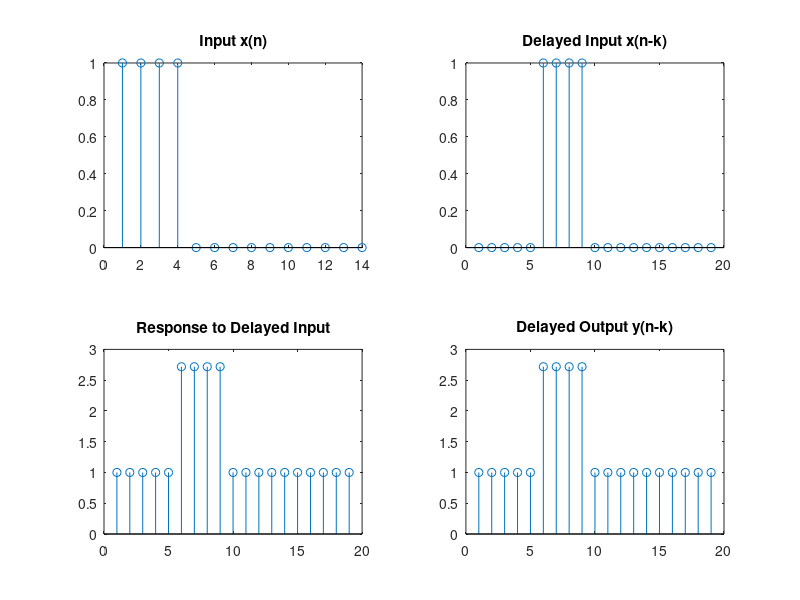

Reproduce this figure in MATLAB.
% PRACTICAL 4.3: Verify Time Invariance of a System, y(n) = exp(x(n))
clc;
clear;
close all;
x = [1, 1, 1, 1];
x1 = [x, zeros(1, 10)];
k = input('Enter the shift value: ');

% Delay the input first, then apply the system: T(x(n-k))
x_delayed = [zeros(1, k), x1];
y_input_delayed = exp(x_delayed);

% Apply the system first, then delay the output: y(n-k)
% (the system maps 0 to exp(0) = 1, so the delayed part is ones)
y_output_delayed = [exp(zeros(1, k)), exp(x1)];

subplot(2,2,1); stem(x1);
title('Input x(n)');
subplot(2,2,2); stem(x_delayed);
title('Delayed Input x(n-k)');
subplot(2,2,3); stem(y_input_delayed);
title('Response to Delayed Input');
subplot(2,2,4); stem(y_output_delayed);
title('Delayed Output y(n-k)');

if all(abs(y_input_delayed - y_output_delayed) <= 0.0001)
    disp('The System is Time Invariant');
else
    disp('The System is Time Variant');
end
